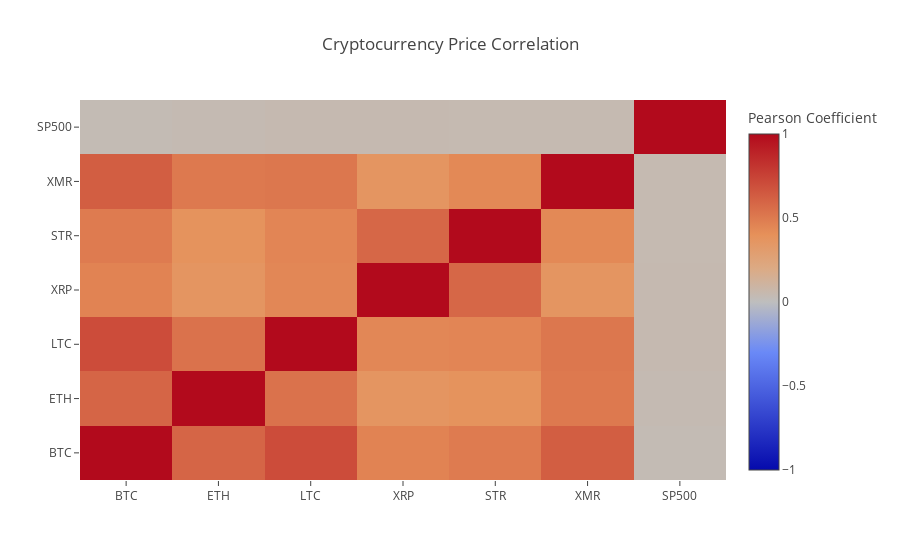

Notebook cell for this chart:
### Code cell
correlation_heatmap(close_price_df.pct_change(), "Cryptocurrency Price Correlation")

### Figure 1 — Plotly figure (JSON) as saved in the notebook; plotly's stock layout.template omitted (floating-point values rounded to 4 significant figures)
{"data": [{"colorbar": {"title": {"text": "Pearson Coefficient"}}, "type": "heatmap", "uid": "36f55949-d4e0-401a-8f65-9b84ee910e59", "x": ["BTC", "ETH", "LTC", "XRP", "STR", "XMR", "SP500"], "y": ["BTC", "ETH", "LTC", "XRP", "STR", "XMR", "SP500"], "z": [[1, 0.5942, 0.7056, 0.4632, 0.4966, 0.6275, 0.03462], [0.5942, 1, 0.5375, 0.366, 0.3856, 0.506, 0.04273], [0.7056, 0.5375, 1, 0.4431, 0.4515, 0.5161, 0.0483], [0.4632, 0.366, 0.4431, 1, 0.5858, 0.3679, 0.04674], [0.4966, 0.3856, 0.4515, 0.5858, 1, 0.4352, 0.04484], [0.6275, 0.506, 0.5161, 0.3679, 0.4352, 1, 0.04421], [0.03462, 0.04273, 0.0483, 0.04674, 0.04484, 0.04421, 1]], "zmax": 1, "zmin": -1}], "layout": {"title": {"text": "Cryptocurrency Price Correlation"}}}
